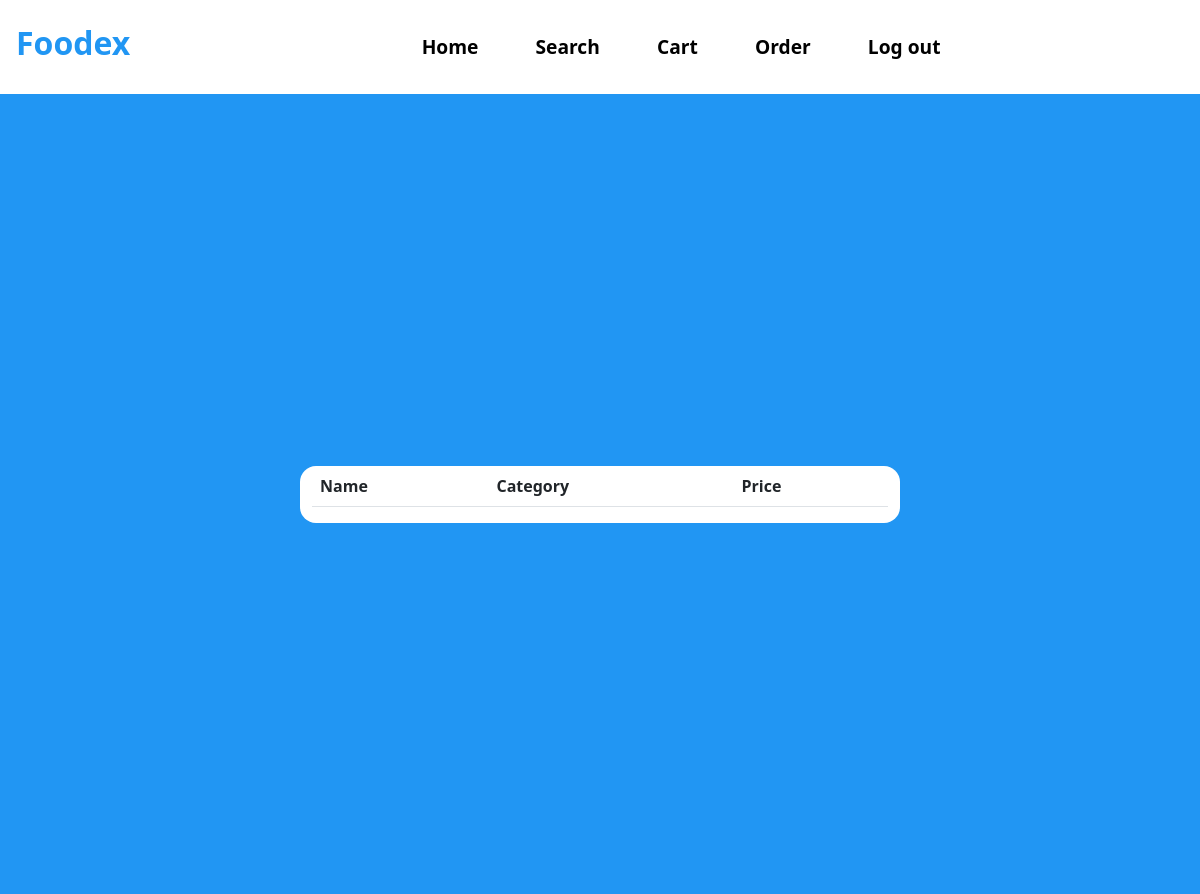
Before: /View-Resturant-menu?id=2 with the older database file.
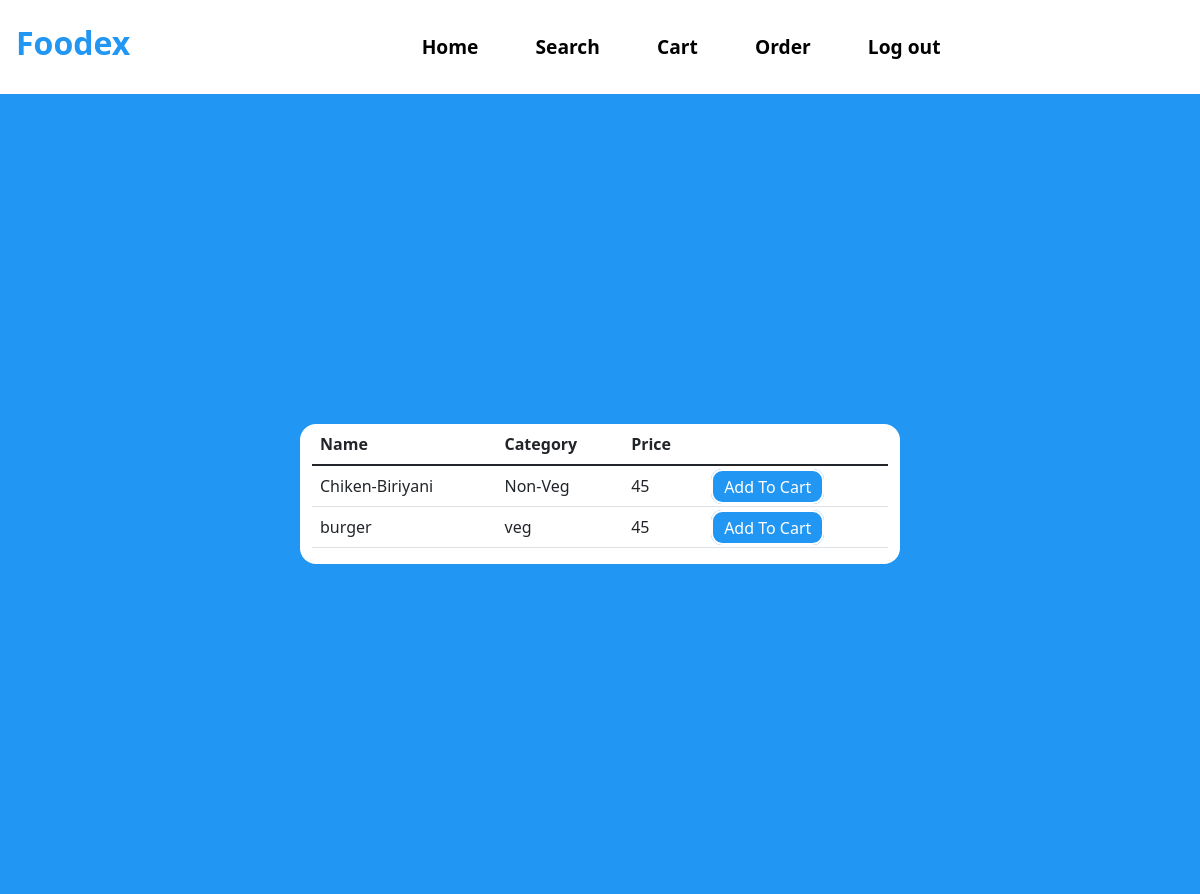
After: the same page with the newer database file.
### tables this page shows
CREATE TABLE MENU(
                        ITEM_ID INTEGER PRIMARY KEY AUTOINCREMENT,
                        ITEM_NAME TEXT,
                        ITEM_CATEGORY TEXT,
                        ITEM_PRICE INTEGER,
                        RESTAURANT_ID INTEGER,
                        FOREIGN KEY(RESTAURANT_ID) REFERENCES RESTAURANT(RESTAURANT_ID)
                       );

### app.py (the view)
@app.route("/View-Resturant-menu")
def view_menu_user():
    getid=request.args.get('id')
    cursor=connection.cursor()
    count=cursor.execute("SELECT m.ITEM_ID,m.ITEM_NAME,m.ITEM_CATEGORY,m.ITEM_PRICE FROM MENU m LEFT JOIN RESTAURANT r ON m.RESTAURANT_ID = r.RESTAURANT_ID WHERE m.RESTAURANT_ID="+str(getid)+"; ")
    result=cursor.fetchall()
    return render_template("View_Menu_user.html",MENU=result,Res_id=getid)

### templates/View_Menu_user.html (shortened to what this page needs)
<!DOCTYPE html>
<html lang="en">
<head>
    <link href="https://cdn.jsdelivr.net/npm/bootstrap@5.1.3/dist/css/bootstrap.min.css" rel="stylesheet">
    <link rel= "stylesheet" type= "text/css" href= "{{ url_for('static',filename='Styles.css') }}">
</head>
<body>
<nav class="navbar navbar-expand-lg bg-white">
  <h3 class="navbar-brand Logo" style="color:#2196f3;font-size: 2rem;"href="#">Foodex</h3>
    <div class="container">
  <div class="collapse navbar-collapse" id="navbarSupportedContent">
    <ul class="navbar-nav mr-auto nav-links">
        <li class="nav-item">
        <a class="nav-link nav-link-btn" href="/User-Dashboard">Home</a>
      </li>
      <li class="nav-item">
        <a class="nav-link nav-link-btn" href="/View-Resturant">Search</a>
      </li>
      <li class="nav-item">
        <a class="nav-link nav-link-btn" href="/User-cart">Cart</a>
      </li>
        <li class="nav-item">
        <a class="nav-link nav-link-btn" href="/User-order">Order</a>
      </li>
        <li class="nav-item">
        <a class="nav-link nav-link-btn" href="/">Log out</a>
      </li>
    </ul>
  </div>
     </div>
</nav>
  <div class="ToCenter" style="background:#2196f3;">
  <div class="container">
        <div class="row">
            <div class="col">
                <table class="table">
                    <thead>
                      <tr>
                        <th scope="col">Name</th>
                        <th scope="col">Category</th>
                        <th scope="col">Price</th>
                      </tr>
                    </thead>
                    <tbody>
                      {% for i in MENU %}
                      <tr>
                        <td>{{i[1]}}</td>
                          <td>{{i[2]}}</td>
                          <td>{{i[3]}}</td>
                            <td> <a class="Edit-btn" style="background:#2196f3;" href="/User-add-cart?id={{i[0]}}&res_id={{Res_id}}"> Add To Cart</a> </td>
                      </tr>
                      {% endfor %}
                    </tbody>
                  </table>
            </div>
        </div>
    </div>
    </div>
</body>
</html>

### static/Styles.css (style rules this page uses)
.ToCenter { display: flex; height: 100vh; width: 100vw; justify-content: center; align-items: center; }
.Logo { text-align: center; padding: 1rem; font-weight: bold; }
.nav-links { width: 100%; display: flex; flex-direction: column; justify-content: space-around; align-items: center; }
.nav-link-btn { border:solid 2px white; font-size: 1.2rem; border-radius: 0.7rem; font-weight: bold; color: black; }
.Edit-btn { border:solid 2px white; color: white; text-decoration:none; padding: 0.3rem 0.7rem; border-radius: 0.7rem; }

### templates/View_Menu_user.html (style rules this page uses)
.container { width: 50vw; background: white; border-radius: 1rem; }

Changed rows visible on the page:
now on this page (row edited): MENU: ITEM_NAME "Chiken-Biriyani", ITEM_CATEGORY "Non-Veg", ITEM_PRICE "45"
now on this page (row edited): MENU: ITEM_NAME "burger", ITEM_CATEGORY "veg", ITEM_PRICE "45"
